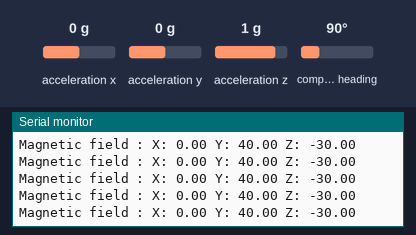
The sketch below on a simulated Raspberry Pi Pico. On the bench: the last lines printed to the serial monitor. Inputs (shaded band) come from the test bench; at power-on: compass heading 90°, acceleration x 0 g, acceleration y 0 g, acceleration z 1 g.

Above: at 1.2 s.
1.3 s: compass heading set to 7°
At 1.33 s:
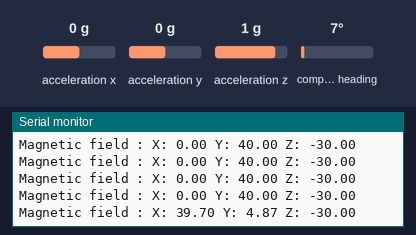
2.8 s: compass heading set to 180°
At 2.85 s:
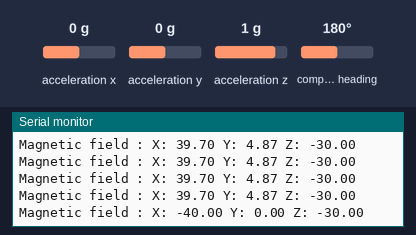
Timing chart, 0 to 5.8 s (numbered marks = the images above; inputs shaded):
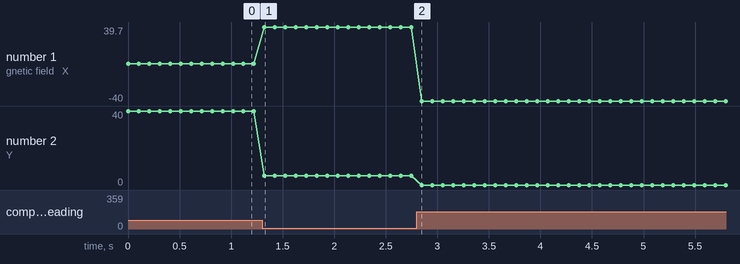

Measured:
- after the input at 1.3 s, the serial monitor: prints a new line at once (image 1)
- after the input at 2.8 s, the serial monitor: prints a new line after 0.05 s (image 2)
- plotted number 1: 0 → 39.7 after the input at 1.3 s, 39.7 → -40 after the input at 2.8 s
- plotted number 2: 40 → 4.87 after the input at 1.3 s

The sketch:

BNO055_magnetometer.ino
```cpp
#include <Wire.h>
#include <Adafruit_Sensor.h>
#include <Adafruit_BNO055.h>
#define BNO055_SAMPLERATE_DELAY_MS (100)

Adafruit_BNO055 bno = Adafruit_BNO055(55, 0x29, &Wire1);
static imu::Vector<3> mag;

void setup() {
  Serial.begin(115200);
  while(!Serial);

  Wire1.setSDA(2);
  Wire1.setSCL(3);
  Wire1.begin();

  if (!bno.begin()) {
    Serial.println("BNO055 not found");
    while (1);
  }

  bno.setExtCrystalUse(true);

  Serial.println("BNO055 OK");
}

void loop() {
  mag = bno.getVector(Adafruit_BNO055::VECTOR_MAGNETOMETER);

  Serial.print("Magnetic field : X: ");
  Serial.print(mag.x());
  Serial.print(" Y: ");
  Serial.print(mag.y());
  Serial.print(" Z: ");
  Serial.println(mag.z());

  delay(BNO055_SAMPLERATE_DELAY_MS);
}
```
